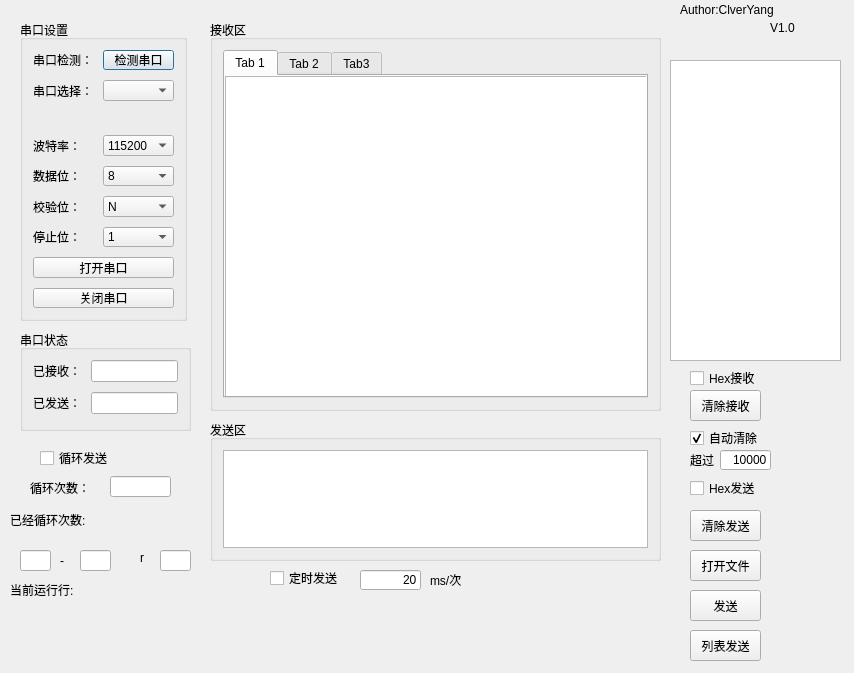
<?xml version="1.0" encoding="UTF-8"?>
<ui version="4.0">
 <class>Form</class>
 <widget class="QWidget" name="Form">
  <property name="enabled">
   <bool>true</bool>
  </property>
  <property name="geometry">
   <rect>
    <x>0</x>
    <y>0</y>
    <width>854</width>
    <height>673</height>
   </rect>
  </property>
  <property name="windowTitle">
   <string>Form</string>
  </property>
  <widget class="QGroupBox" name="formGroupBox">
   <property name="geometry">
    <rect>
     <x>20</x>
     <y>20</y>
     <width>167</width>
     <height>301</height>
    </rect>
   </property>
   <property name="title">
    <string>串口设置</string>
   </property>
   <layout class="QFormLayout" name="formLayout">
    <property name="horizontalSpacing">
     <number>10</number>
    </property>
    <property name="verticalSpacing">
     <number>10</number>
    </property>
    <property name="leftMargin">
     <number>10</number>
    </property>
    <property name="topMargin">
     <number>10</number>
    </property>
    <property name="rightMargin">
     <number>10</number>
    </property>
    <property name="bottomMargin">
     <number>10</number>
    </property>
    <item row="0" column="0">
     <widget class="QLabel" name="s1__lb_1">
      <property name="text">
       <string>串口检测：</string>
      </property>
     </widget>
    </item>
    <item row="0" column="1">
     <widget class="QPushButton" name="s1__box_1">
      <property name="text">
       <string>检测串口</string>
      </property>
      <property name="autoRepeatInterval">
       <number>100</number>
      </property>
      <property name="default">
       <bool>true</bool>
      </property>
     </widget>
    </item>
    <item row="1" column="0">
     <widget class="QLabel" name="s1__lb_2">
      <property name="text">
       <string>串口选择：</string>
      </property>
     </widget>
    </item>
    <item row="1" column="1">
     <widget class="QComboBox" name="s1__box_2"/>
    </item>
    <item row="3" column="0">
     <widget class="QLabel" name="s1__lb_3">
      <property name="text">
       <string>波特率：</string>
      </property>
     </widget>
    </item>
    <item row="3" column="1">
     <widget class="QComboBox" name="s1__box_3">
      <item>
       <property name="text">
        <string>115200</string>
       </property>
      </item>
      <item>
       <property name="text">
        <string>2400</string>
       </property>
      </item>
      <item>
       <property name="text">
        <string>4800</string>
       </property>
      </item>
      <item>
       <property name="text">
        <string>9600</string>
       </property>
      </item>
      <item>
       <property name="text">
        <string>14400</string>
       </property>
      </item>
      <item>
       <property name="text">
        <string>19200</string>
       </property>
      </item>
      <item>
       <property name="text">
        <string>38400</string>
       </property>
      </item>
      <item>
       <property name="text">
        <string>57600</string>
       </property>
      </item>
      <item>
       <property name="text">
        <string>76800</string>
       </property>
      </item>
      <item>
       <property name="text">
        <string>12800</string>
       </property>
      </item>
      <item>
       <property name="text">
        <string>230400</string>
       </property>
      </item>
      <item>
       <property name="text">
        <string>460800</string>
       </property>
      </item>
     </widget>
    </item>
    <item row="4" column="0">
     <widget class="QLabel" name="s1__lb_4">
      <property name="text">
       <string>数据位：</string>
      </property>
     </widget>
    </item>
    <item row="4" column="1">
     <widget class="QComboBox" name="s1__box_4">
      <item>
       <property name="text">
        <string>8</string>
       </property>
      </item>
      <item>
       <property name="text">
        <string>7</string>
       </property>
      </item>
      <item>
       <property name="text">
        <string>6</string>
       </property>
      </item>
      <item>
       <property name="text">
        <string>5</string>
       </property>
      </item>
     </widget>
    </item>
    <item row="5" column="0">
     <widget class="QLabel" name="s1__lb_5">
      <property name="text">
       <string>校验位：</string>
      </property>
     </widget>
    </item>
    <item row="5" column="1">
     <widget class="QComboBox" name="s1__box_5">
      <item>
       <property name="text">
        <string>N</string>
       </property>
      </item>
     </widget>
    </item>
    <item row="7" column="0" colspan="2">
     <widget class="QPushButton" name="open_button">
      <property name="text">
       <string>打开串口</string>
      </property>
     </widget>
    </item>
    <item row="8" column="0" colspan="2">
     <widget class="QPushButton" name="close_button">
      <property name="text">
       <string>关闭串口</string>
      </property>
     </widget>
    </item>
    <item row="6" column="0">
     <widget class="QLabel" name="s1__lb_6">
      <property name="text">
       <string>停止位：</string>
      </property>
     </widget>
    </item>
    <item row="6" column="1">
     <widget class="QComboBox" name="s1__box_6">
      <item>
       <property name="text">
        <string>1</string>
       </property>
      </item>
     </widget>
    </item>
    <item row="2" column="0" colspan="2">
     <widget class="QLabel" name="state_label">
      <property name="text">
       <string/>
      </property>
      <property name="textFormat">
       <enum>Qt::AutoText</enum>
      </property>
      <property name="scaledContents">
       <bool>true</bool>
      </property>
      <property name="alignment">
       <set>Qt::AlignRight|Qt::AlignTrailing|Qt::AlignVCenter</set>
      </property>
     </widget>
    </item>
   </layout>
  </widget>
  <widget class="QGroupBox" name="verticalGroupBox">
   <property name="geometry">
    <rect>
     <x>210</x>
     <y>20</y>
     <width>451</width>
     <height>391</height>
    </rect>
   </property>
   <property name="title">
    <string>接收区</string>
   </property>
   <layout class="QVBoxLayout" name="verticalLayout">
    <property name="leftMargin">
     <number>10</number>
    </property>
    <property name="topMargin">
     <number>10</number>
    </property>
    <property name="rightMargin">
     <number>10</number>
    </property>
    <property name="bottomMargin">
     <number>10</number>
    </property>
    <item>
     <widget class="QTabWidget" name="tabWidget">
      <property name="currentIndex">
       <number>0</number>
      </property>
      <widget class="QWidget" name="tab">
       <attribute name="title">
        <string>Tab 1</string>
       </attribute>
       <widget class="QTextBrowser" name="s2__receive_text">
        <property name="geometry">
         <rect>
          <x>0</x>
          <y>0</y>
          <width>431</width>
          <height>331</height>
         </rect>
        </property>
       </widget>
      </widget>
      <widget class="QWidget" name="tab2">
       <attribute name="title">
        <string>Tab 2</string>
       </attribute>
       <widget class="QGroupBox" name="groupBox">
        <property name="geometry">
         <rect>
          <x>0</x>
          <y>0</y>
          <width>371</width>
          <height>261</height>
         </rect>
        </property>
        <property name="title">
         <string/>
        </property>
       </widget>
      </widget>
      <widget class="QWidget" name="tab3">
       <property name="minimumSize">
        <size>
         <width>373</width>
         <height>256</height>
        </size>
       </property>
       <attribute name="title">
        <string>Tab3</string>
       </attribute>
       <widget class="QTableView" name="tableView">
        <property name="geometry">
         <rect>
          <x>0</x>
          <y>0</y>
          <width>431</width>
          <height>311</height>
         </rect>
        </property>
       </widget>
      </widget>
     </widget>
    </item>
   </layout>
  </widget>
  <widget class="QGroupBox" name="verticalGroupBox_2">
   <property name="geometry">
    <rect>
     <x>210</x>
     <y>420</y>
     <width>451</width>
     <height>141</height>
    </rect>
   </property>
   <property name="title">
    <string>发送区</string>
   </property>
   <layout class="QVBoxLayout" name="verticalLayout_2">
    <property name="leftMargin">
     <number>10</number>
    </property>
    <property name="topMargin">
     <number>10</number>
    </property>
    <property name="rightMargin">
     <number>10</number>
    </property>
    <property name="bottomMargin">
     <number>10</number>
    </property>
    <item>
     <widget class="QTextEdit" name="s3__send_text">
      <property name="html">
       <string>&lt;!DOCTYPE HTML PUBLIC &quot;-//W3C//DTD HTML 4.0//EN&quot; &quot;http://www.w3.org/TR/REC-html40/strict.dtd&quot;&gt;
&lt;html&gt;&lt;head&gt;&lt;meta name=&quot;qrichtext&quot; content=&quot;1&quot; /&gt;&lt;style type=&quot;text/css&quot;&gt;
p, li { white-space: pre-wrap; }
&lt;/style&gt;&lt;/head&gt;&lt;body style=&quot; font-family:'SimSun'; font-size:9pt; font-weight:400; font-style:normal;&quot;&gt;
&lt;p style=&quot;-qt-paragraph-type:empty; margin-top:0px; margin-bottom:0px; margin-left:0px; margin-right:0px; -qt-block-indent:0; text-indent:0px;&quot;&gt;&lt;br /&gt;&lt;/p&gt;&lt;/body&gt;&lt;/html&gt;</string>
      </property>
     </widget>
    </item>
   </layout>
  </widget>
  <widget class="QPushButton" name="s3__send_button">
   <property name="geometry">
    <rect>
     <x>690</x>
     <y>590</y>
     <width>71</width>
     <height>31</height>
    </rect>
   </property>
   <property name="text">
    <string>发送</string>
   </property>
  </widget>
  <widget class="QPushButton" name="s3__clear_button">
   <property name="geometry">
    <rect>
     <x>690</x>
     <y>510</y>
     <width>71</width>
     <height>31</height>
    </rect>
   </property>
   <property name="text">
    <string>清除发送</string>
   </property>
  </widget>
  <widget class="QGroupBox" name="formGroupBox">
   <property name="geometry">
    <rect>
     <x>20</x>
     <y>330</y>
     <width>171</width>
     <height>101</height>
    </rect>
   </property>
   <property name="title">
    <string>串口状态</string>
   </property>
   <layout class="QFormLayout" name="formLayout_2">
    <property name="horizontalSpacing">
     <number>10</number>
    </property>
    <property name="verticalSpacing">
     <number>10</number>
    </property>
    <property name="leftMargin">
     <number>10</number>
    </property>
    <property name="topMargin">
     <number>10</number>
    </property>
    <property name="rightMargin">
     <number>10</number>
    </property>
    <property name="bottomMargin">
     <number>10</number>
    </property>
    <item row="0" column="0">
     <widget class="QLabel" name="label">
      <property name="text">
       <string>已接收：</string>
      </property>
     </widget>
    </item>
    <item row="1" column="0">
     <widget class="QLabel" name="label_2">
      <property name="text">
       <string>已发送：</string>
      </property>
     </widget>
    </item>
    <item row="0" column="1">
     <widget class="QLineEdit" name="lineEdit"/>
    </item>
    <item row="1" column="1">
     <widget class="QLineEdit" name="lineEdit_2"/>
    </item>
   </layout>
  </widget>
  <widget class="QCheckBox" name="hex_send">
   <property name="geometry">
    <rect>
     <x>690</x>
     <y>480</y>
     <width>81</width>
     <height>16</height>
    </rect>
   </property>
   <property name="text">
    <string>Hex发送</string>
   </property>
   <property name="checked">
    <bool>false</bool>
   </property>
  </widget>
  <widget class="QCheckBox" name="hex_receive">
   <property name="enabled">
    <bool>true</bool>
   </property>
   <property name="geometry">
    <rect>
     <x>690</x>
     <y>370</y>
     <width>91</width>
     <height>16</height>
    </rect>
   </property>
   <property name="tabletTracking">
    <bool>false</bool>
   </property>
   <property name="acceptDrops">
    <bool>false</bool>
   </property>
   <property name="autoFillBackground">
    <bool>false</bool>
   </property>
   <property name="text">
    <string>Hex接收</string>
   </property>
   <property name="checked">
    <bool>false</bool>
   </property>
   <property name="autoRepeat">
    <bool>false</bool>
   </property>
   <property name="autoExclusive">
    <bool>false</bool>
   </property>
   <property name="tristate">
    <bool>false</bool>
   </property>
  </widget>
  <widget class="QPushButton" name="s2__clear_button">
   <property name="geometry">
    <rect>
     <x>690</x>
     <y>390</y>
     <width>71</width>
     <height>31</height>
    </rect>
   </property>
   <property name="text">
    <string>清除接收</string>
   </property>
  </widget>
  <widget class="QCheckBox" name="timer_send_cb">
   <property name="geometry">
    <rect>
     <x>270</x>
     <y>570</y>
     <width>71</width>
     <height>16</height>
    </rect>
   </property>
   <property name="text">
    <string>定时发送</string>
   </property>
  </widget>
  <widget class="QLineEdit" name="lineEdit_3">
   <property name="geometry">
    <rect>
     <x>360</x>
     <y>570</y>
     <width>61</width>
     <height>20</height>
    </rect>
   </property>
   <property name="text">
    <string>20</string>
   </property>
   <property name="alignment">
    <set>Qt::AlignRight|Qt::AlignTrailing|Qt::AlignVCenter</set>
   </property>
  </widget>
  <widget class="QLabel" name="dw">
   <property name="geometry">
    <rect>
     <x>430</x>
     <y>570</y>
     <width>54</width>
     <height>20</height>
    </rect>
   </property>
   <property name="text">
    <string>ms/次</string>
   </property>
  </widget>
  <widget class="QLabel" name="label_62">
   <property name="geometry">
    <rect>
     <x>680</x>
     <y>0</y>
     <width>151</width>
     <height>20</height>
    </rect>
   </property>
   <property name="text">
    <string>Author:ClverYang</string>
   </property>
  </widget>
  <widget class="QLabel" name="label_63">
   <property name="geometry">
    <rect>
     <x>770</x>
     <y>20</y>
     <width>41</width>
     <height>16</height>
    </rect>
   </property>
   <property name="text">
    <string>V1.0</string>
   </property>
  </widget>
  <widget class="QCheckBox" name="SetAutoClear">
   <property name="enabled">
    <bool>true</bool>
   </property>
   <property name="geometry">
    <rect>
     <x>690</x>
     <y>430</y>
     <width>91</width>
     <height>16</height>
    </rect>
   </property>
   <property name="tabletTracking">
    <bool>false</bool>
   </property>
   <property name="acceptDrops">
    <bool>false</bool>
   </property>
   <property name="autoFillBackground">
    <bool>false</bool>
   </property>
   <property name="text">
    <string>自动清除</string>
   </property>
   <property name="checked">
    <bool>true</bool>
   </property>
   <property name="autoRepeat">
    <bool>false</bool>
   </property>
   <property name="autoExclusive">
    <bool>false</bool>
   </property>
   <property name="tristate">
    <bool>false</bool>
   </property>
  </widget>
  <widget class="QLineEdit" name="ClearNumSet">
   <property name="geometry">
    <rect>
     <x>720</x>
     <y>450</y>
     <width>51</width>
     <height>20</height>
    </rect>
   </property>
   <property name="text">
    <string>10000</string>
   </property>
   <property name="alignment">
    <set>Qt::AlignRight|Qt::AlignTrailing|Qt::AlignVCenter</set>
   </property>
  </widget>
  <widget class="QLabel" name="dw_2">
   <property name="geometry">
    <rect>
     <x>690</x>
     <y>450</y>
     <width>31</width>
     <height>20</height>
    </rect>
   </property>
   <property name="text">
    <string>超过</string>
   </property>
  </widget>
  <widget class="QPushButton" name="s3__openfile_button">
   <property name="geometry">
    <rect>
     <x>690</x>
     <y>550</y>
     <width>71</width>
     <height>31</height>
    </rect>
   </property>
   <property name="text">
    <string>打开文件</string>
   </property>
  </widget>
  <widget class="QPushButton" name="s2__queue_button">
   <property name="geometry">
    <rect>
     <x>690</x>
     <y>630</y>
     <width>71</width>
     <height>31</height>
    </rect>
   </property>
   <property name="text">
    <string>列表发送</string>
   </property>
  </widget>
  <widget class="QCheckBox" name="recycle_receive">
   <property name="enabled">
    <bool>true</bool>
   </property>
   <property name="geometry">
    <rect>
     <x>40</x>
     <y>450</y>
     <width>121</width>
     <height>16</height>
    </rect>
   </property>
   <property name="tabletTracking">
    <bool>false</bool>
   </property>
   <property name="acceptDrops">
    <bool>false</bool>
   </property>
   <property name="autoFillBackground">
    <bool>false</bool>
   </property>
   <property name="text">
    <string>循环发送</string>
   </property>
   <property name="checked">
    <bool>false</bool>
   </property>
   <property name="autoRepeat">
    <bool>false</bool>
   </property>
   <property name="autoExclusive">
    <bool>false</bool>
   </property>
   <property name="tristate">
    <bool>false</bool>
   </property>
  </widget>
  <widget class="QLabel" name="process_label">
   <property name="geometry">
    <rect>
     <x>110</x>
     <y>580</y>
     <width>61</width>
     <height>17</height>
    </rect>
   </property>
   <property name="text">
    <string/>
   </property>
   <property name="textFormat">
    <enum>Qt::AutoText</enum>
   </property>
   <property name="scaledContents">
    <bool>true</bool>
   </property>
   <property name="alignment">
    <set>Qt::AlignRight|Qt::AlignTrailing|Qt::AlignVCenter</set>
   </property>
  </widget>
  <widget class="QLineEdit" name="recycle_count_lineEdit">
   <property name="geometry">
    <rect>
     <x>110</x>
     <y>476</y>
     <width>61</width>
     <height>21</height>
    </rect>
   </property>
  </widget>
  <widget class="QLabel" name="label_3">
   <property name="geometry">
    <rect>
     <x>30</x>
     <y>480</y>
     <width>72</width>
     <height>15</height>
    </rect>
   </property>
   <property name="text">
    <string>循环次数：</string>
   </property>
  </widget>
  <widget class="QLabel" name="label_4">
   <property name="geometry">
    <rect>
     <x>10</x>
     <y>510</y>
     <width>101</width>
     <height>20</height>
    </rect>
   </property>
   <property name="text">
    <string>已经循环次数:</string>
   </property>
  </widget>
  <widget class="QLabel" name="show_recycle_label">
   <property name="geometry">
    <rect>
     <x>110</x>
     <y>510</y>
     <width>51</width>
     <height>16</height>
    </rect>
   </property>
   <property name="text">
    <string/>
   </property>
  </widget>
  <widget class="QTextBrowser" name="textBrowser">
   <property name="geometry">
    <rect>
     <x>670</x>
     <y>60</y>
     <width>171</width>
     <height>301</height>
    </rect>
   </property>
  </widget>
  <widget class="QLineEdit" name="start_recycle_lineEdit">
   <property name="geometry">
    <rect>
     <x>20</x>
     <y>550</y>
     <width>31</width>
     <height>21</height>
    </rect>
   </property>
  </widget>
  <widget class="QLabel" name="label_5">
   <property name="geometry">
    <rect>
     <x>60</x>
     <y>553</y>
     <width>16</width>
     <height>16</height>
    </rect>
   </property>
   <property name="text">
    <string>-</string>
   </property>
  </widget>
  <widget class="QLineEdit" name="end_recycle_lineEdit">
   <property name="geometry">
    <rect>
     <x>80</x>
     <y>550</y>
     <width>31</width>
     <height>21</height>
    </rect>
   </property>
  </widget>
  <widget class="QLineEdit" name="end_recycle_lineEdit_2">
   <property name="geometry">
    <rect>
     <x>160</x>
     <y>550</y>
     <width>31</width>
     <height>21</height>
    </rect>
   </property>
  </widget>
  <widget class="QLabel" name="label_6">
   <property name="geometry">
    <rect>
     <x>140</x>
     <y>550</y>
     <width>16</width>
     <height>16</height>
    </rect>
   </property>
   <property name="text">
    <string>r</string>
   </property>
  </widget>
  <widget class="QLabel" name="label_7">
   <property name="geometry">
    <rect>
     <x>10</x>
     <y>580</y>
     <width>101</width>
     <height>20</height>
    </rect>
   </property>
   <property name="text">
    <string>当前运行行:</string>
   </property>
  </widget>
  <zorder>verticalGroupBox</zorder>
  <zorder>verticalGroupBox_2</zorder>
  <zorder>formGroupBox</zorder>
  <zorder>s3__send_button</zorder>
  <zorder>s3__clear_button</zorder>
  <zorder>formGroupBox</zorder>
  <zorder>hex_send</zorder>
  <zorder>hex_receive</zorder>
  <zorder>s2__clear_button</zorder>
  <zorder>timer_send_cb</zorder>
  <zorder>lineEdit_3</zorder>
  <zorder>dw</zorder>
  <zorder>label_62</zorder>
  <zorder>label_63</zorder>
  <zorder>SetAutoClear</zorder>
  <zorder>ClearNumSet</zorder>
  <zorder>dw_2</zorder>
  <zorder>s3__openfile_button</zorder>
  <zorder>s2__queue_button</zorder>
  <zorder>recycle_receive</zorder>
  <zorder>process_label</zorder>
  <zorder>recycle_count_lineEdit</zorder>
  <zorder>label_3</zorder>
  <zorder>label_4</zorder>
  <zorder>show_recycle_label</zorder>
  <zorder>textBrowser</zorder>
  <zorder>start_recycle_lineEdit</zorder>
  <zorder>label_5</zorder>
  <zorder>end_recycle_lineEdit</zorder>
  <zorder>end_recycle_lineEdit_2</zorder>
  <zorder>label_6</zorder>
  <zorder>label_7</zorder>
 </widget>
 <resources/>
 <connections/>
</ui>
